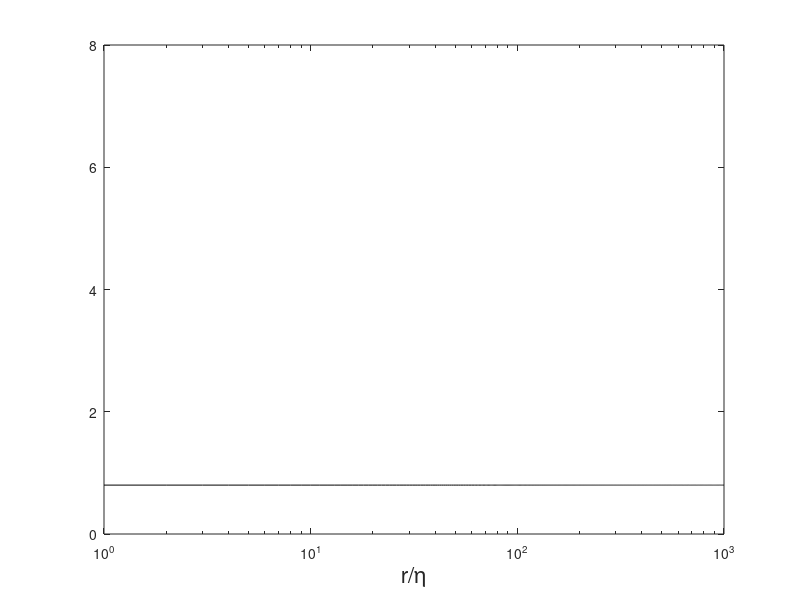

Recreate this plot in MATLAB.
%
%  2nd and 3rd order Isotropy check:  time averaged  
%
%
mu=0;
ke=0;
nx=1;
delx_over_eta=1;
eta = 1/(nx*delx_over_eta);
ext='.isostr';

%name='/scratch1/taylorm/iso12w512A0001.3847'
%nx=512; delx_over_eta=5.8615; epsilon=.2849;

%name='/scratch1/taylorm/iso12_500A0001.7723'
%nx=500; delx_over_eta=2.740; epsilon=3.5208;

%name='/scratch1/taylorm/iso12_250A0022.000'
%nx=250; delx_over_eta=.80; epsilon=3.9;


%name='/ccs/scratch/taylorm/check256_0000.8000'

%name='/ccs/scratch/taylorm/dns/iso12_5120002.7000'

%name='/ccs/scratch/taylorm/dns/iso12/iso12_512'
%nx=512; delx_over_eta=2.74; epsilon=3.89;  teddy=1.0
%ext='.isostr001';
%times=[1:.1:7.0];


name='/ccs/scratch/taylorm/dns/sc1024A/sc1024A'
nx=2048; delx_over_eta=2.98; epsilon=3.74; teddy=1.024;
ext='.new.isostr';
times=[1:.1:1.7];


ndir_use=0;
%ndir_use=49;  disp('USING ONLY 49 DIRECTIONS')



k=0;




xx=(1:.5:(nx./2.5)) / nx;
xx_plot=(1:.5:(nx./2.5)) *delx_over_eta;   % units of r/eta

yll_ave=zeros([length(xx),15]);
ytt_ave=zeros([length(xx),15]);
ylll_ave=zeros([length(xx),15]);
yltt_ave=zeros([length(xx),15]);


times_plot=[];
for t=times
  tstr=sprintf('%10.4f',t+10000);
  fname=[name,tstr(2:10)];
  disp([fname,ext]);
  fid=fopen([fname,ext]);
  if (fid<0) ;
    disp('error openining file, skipping...');
  else
    fclose(fid);
    times_plot=[times_plot,t];
    k=k+1;
    [nx,ndelta,ndir,r_val,ke,eps_l,mu,D_ll,D_lll,D1_tt,D2_tt,D1_ltt,D2_ltt] ...
        = readisostr( [fname,ext] );
    eta_l = (mu^3 / eps_l)^.25;
    delx_over_eta_l=(1/nx)/eta_l;
    
    for dir=1:15;
      x=r_val(:,dir)/nx;                % box length
      
      yl  = D_ll(:,dir); 
      yt = .5*(D2_tt(:,dir)+D1_tt(:,dir));
      yl = spline(x,yl,xx); 
      yt = spline(x,yt,xx); 
      yll_ave(:,dir)=yll_ave(:,dir)+yl';
      ytt_ave(:,dir)=ytt_ave(:,dir)+yt';

      yl  = -D_lll(:,dir); 
      yt = -.5*(D2_ltt(:,dir)+D1_ltt(:,dir));
      yl = spline(x,yl,xx); 
      yt = spline(x,yt,xx); 
      ylll_ave(:,dir)=ylll_ave(:,dir)+yl';
      yltt_ave(:,dir)=yltt_ave(:,dir)+yt';
      
    end
  end

end
times=times_plot;
yll_ave=yll_ave/length(times);
ytt_ave=ytt_ave/length(times);
ylll_ave=ylll_ave/length(times);
yltt_ave=yltt_ave/length(times);

figure(5); clf
for i=[1]
  yll=yll_ave(:,i);
  ytt=ytt_ave(:,i)' .*xx.^(-2/3);
  ylll=ylll_ave(:,i);
  yltt=yltt_ave(:,i)' ./xx;;

  semilogx(xx_plot,ytt,'r'); hold on;
  semilogx(xx_plot,yltt,'r'); hold on;

  %
  %  compute and plot: (D_ll  + .5 r d/dr ( D_ll) )^(-2/3)
  %  
  f = yll';
  l=length(f);
  df = ( f(3:l)-f(1:l-2)) ./ (xx(3:l)-xx(1:l-2));
  f2 = f(2:l-1) + .5*xx(2:l-1).*df;
  f2 = f2 .* xx(2:l-1).^(-2/3);
  semilogx(xx_plot(2:l-1),f2,'g');

  %
  %compute and plot: [ 1/6 d/dr r D_+lll ] /r
  %
  f = ylll'.*xx/6;
  l=length(f);
  df = ( f(3:l)-f(1:l-2)) ./ (xx(3:l)-xx(1:l-2));
  df = df./xx(2:l-1);
  semilogx(xx_plot(2:l-1),df,'g');
end

axis([1 1000 0 8.0])
x=1:1000; plot(x,(4/5)*x./x,'k');
hold off;
%title('D_{lll} / r\epsilon   (4/5 law) ');
ylabel(' ','FontSize',16);
xlabel('r/\eta','FontSize',16);

print -dpsc isotime.ps

